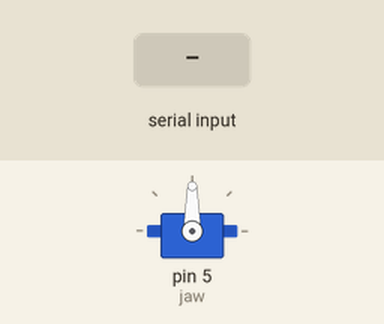
Simulated run of this sketch. Board: Arduino Uno, built with avr-gcc and run on an emulated ATmega328P. Parts: servo. The inputs (shaded band) are chosen by the test bench.

Above: at 1.2 s.
1.3 s: "s90\n" received over Serial
At 2.0 s:
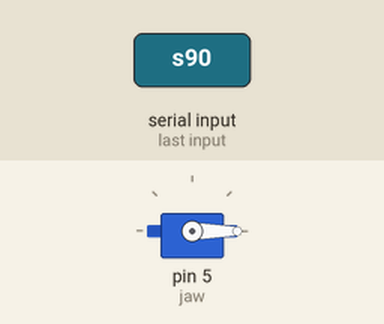
2.8 s: "s,45\n" received over Serial
At 3.1 s:
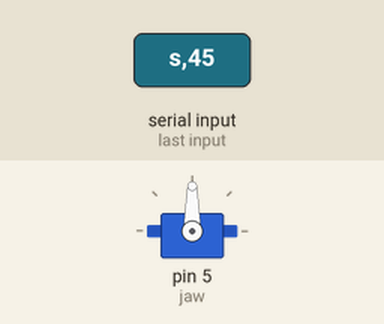
4.3 s: "s" received over Serial
At 5.4 s:
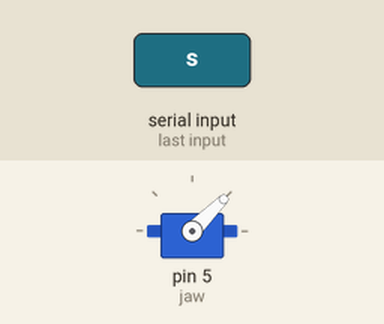
Timing chart, 0 to 7.3 s (numbered marks = the images above; inputs shaded):
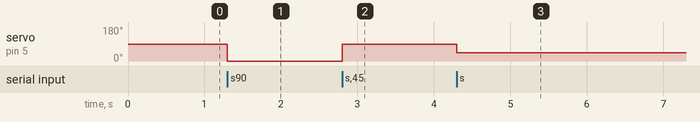

The sketch:

sketch.ino
```cpp
// hook up your servo to pin 5
// open a serial connection, then type a command like:
// "100s" to rotate the servo to 100 degrees

#include <Servo.h>
Servo jaw;

void setup() {
  jaw.attach(5, 771, 1798);
  jaw.write(90);
  Serial.begin(19200);
}

static int v = 0;

void loop() {
  if (Serial.available() > 0) {
    char ch = Serial.read();
    switch(ch) {
      case '0'...'9':
        v = v * 10 + ch - '0';
        break;
      case 's':
        jaw.write(v);
        v = 0;
        break;
    }
  }
}
```

Measured:
- after the input at 1.3 s, servo on pin 5 (jaw): 90° → 0° at once
- after the input at 2.8 s, servo on pin 5 (jaw): 0° → 90° at once
- after the input at 4.3 s, servo on pin 5 (jaw): 90° → 45° at once
